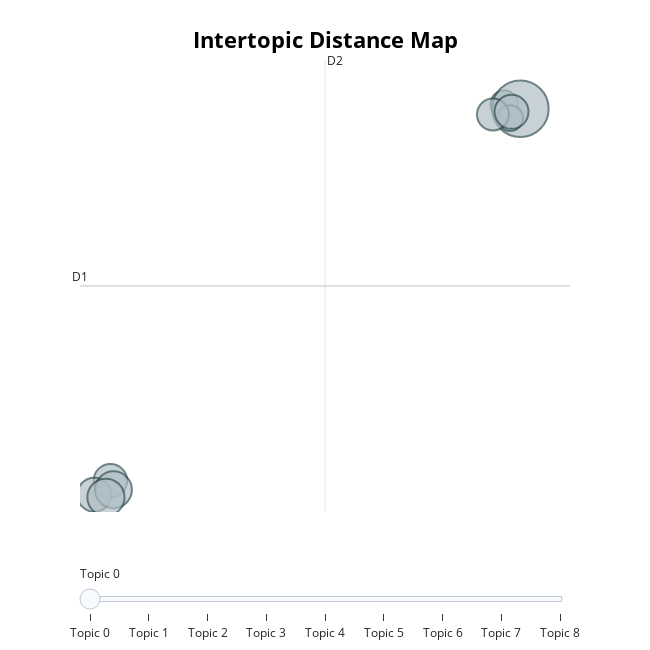

Write notebook code for a chart like this one.
### Code cell
# Visualisation des topics
topic_model.visualize_topics()

### Figure 1 — Plotly figure (JSON) as saved in the notebook; plotly's stock layout.template omitted (floating-point values rounded to 4 significant figures)
{"data": [{"customdata": [[0, "system | also | may | protection | personal", 34], [1, "uk | government | strategy | innovation | health", 23], [2, "ethics | ethical | machine | system | may", 97], [3, "biometric | facial | law | recognition | system", 20], [4, "cooperation | international | government | global | education", 35], [5, "algorithmic | algorithms | bias | decisionmaking | see", 31], [6, "model | protection | project | privacy | system", 35], [7, "law | legal | europe | council | also", 41], [8, "energy | policy | national | oecd | also", 42]], "hovertemplate": "<b>Topic %{customdata[0]}</b><br>%{customdata[1]}<br>Size: %{customdata[2]}", "legendgroup": "", "marker": {"color": "#B0BEC5", "line": {"color": "DarkSlateGrey", "width": 2}, "size": [34, 23, 97, 20, 35, 31, 35, 41, 42], "sizemode": "area", "sizeref": 0.06062, "symbol": "circle"}, "mode": "markers", "name": "", "orientation": "v", "showlegend": false, "type": "scatter", "x": [-3.572, 14.22, 14.95, 14.49, -4.3, 13.71, 14.55, -3.433, -3.773], "xaxis": "x", "y": [-5.485, 19.75, 19.44, 18.82, -6.424, 19.06, 19.24, -6.088, -6.59], "yaxis": "y"}], "layout": {"annotations": [{"showarrow": false, "text": "D1", "x": -4.946, "y": 7.565, "yshift": 10}, {"showarrow": false, "text": "D2", "x": 6.124, "xshift": 10, "y": 22.71}], "height": 650, "hoverlabel": {"bgcolor": "white", "font": {"family": "Rockwell", "size": 16}}, "legend": {"itemsizing": "constant", "tracegroupgap": 0}, "margin": {"t": 60}, "shapes": [{"line": {"color": "#CFD8DC", "width": 2}, "type": "line", "x0": 6.124, "x1": 6.124, "y0": -7.578, "y1": 22.71}, {"line": {"color": "#9E9E9E", "width": 2}, "type": "line", "x0": -4.946, "x1": 17.19, "y0": 7.565, "y1": 7.565}], "sliders": [{"active": 0, "pad": {"t": 50}, "steps": [{"args": [{"marker.color": [["red", "#B0BEC5", "#B0BEC5", "#B0BEC5", "#B0BEC5", "#B0BEC5", "#B0BEC5", "#B0BEC5", "#B0BEC5"]]}], "label": "Topic 0", "method": "update"}, {"args": [{"marker.color": [["#B0BEC5", "red", "#B0BEC5", "#B0BEC5", "#B0BEC5", "#B0BEC5", "#B0BEC5", "#B0BEC5", "#B0BEC5"]]}], "label": "Topic 1", "method": "update"}, {"args": [{"marker.color": [["#B0BEC5", "#B0BEC5", "red", "#B0BEC5", "#B0BEC5", "#B0BEC5", "#B0BEC5", "#B0BEC5", "#B0BEC5"]]}], "label": "Topic 2", "method": "update"}, {"args": [{"marker.color": [["#B0BEC5", "#B0BEC5", "#B0BEC5", "red", "#B0BEC5", "#B0BEC5", "#B0BEC5", "#B0BEC5", "#B0BEC5"]]}], "label": "Topic 3", "method": "update"}, {"args": [{"marker.color": [["#B0BEC5", "#B0BEC5", "#B0BEC5", "#B0BEC5", "red", "#B0BEC5", "#B0BEC5", "#B0BEC5", "#B0BEC5"]]}], "label": "Topic 4", "method": "update"}, {"args": [{"marker.color": [["#B0BEC5", "#B0BEC5", "#B0BEC5", "#B0BEC5", "#B0BEC5", "red", "#B0BEC5", "#B0BEC5", "#B0BEC5"]]}], "label": "Topic 5", "method": "update"}, {"args": [{"marker.color": [["#B0BEC5", "#B0BEC5", "#B0BEC5", "#B0BEC5", "#B0BEC5", "#B0BEC5", "red", "#B0BEC5", "#B0BEC5"]]}], "label": "Topic 6", "method": "update"}, {"args": [{"marker.color": [["#B0BEC5", "#B0BEC5", "#B0BEC5", "#B0BEC5", "#B0BEC5", "#B0BEC5", "#B0BEC5", "red", "#B0BEC5"]]}], "label": "Topic 7", "method": "update"}, {"args": [{"marker.color": [["#B0BEC5", "#B0BEC5", "#B0BEC5", "#B0BEC5", "#B0BEC5", "#B0BEC5", "#B0BEC5", "#B0BEC5", "red"]]}], "label": "Topic 8", "method": "update"}]}], "title": {"font": {"color": "Black", "size": 22}, "text": "<b>Intertopic Distance Map</b>", "x": 0.5, "xanchor": "center", "y": 0.95, "yanchor": "top"}, "width": 650, "xaxis": {"anchor": "y", "domain": [0, 1], "range": [-4.946, 17.19], "title": {"text": ""}, "visible": false}, "yaxis": {"anchor": "x", "domain": [0, 1], "range": [-7.578, 22.71], "title": {"text": ""}, "visible": false}}}
